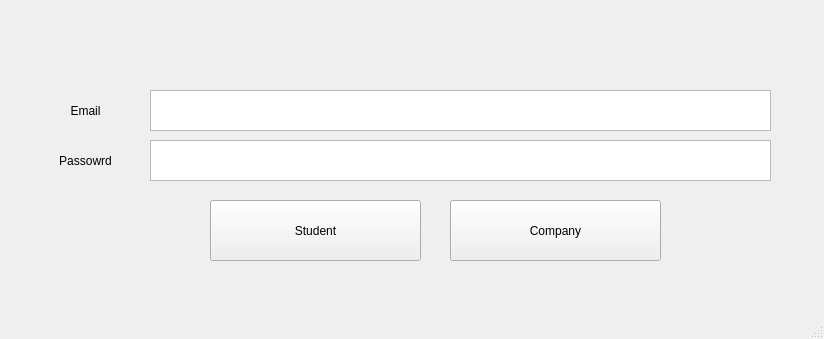
<?xml version="1.0" encoding="UTF-8"?>
<ui version="4.0">
 <class>MainWindow</class>
 <widget class="QMainWindow" name="MainWindow">
  <property name="geometry">
   <rect>
    <x>0</x>
    <y>0</y>
    <width>824</width>
    <height>339</height>
   </rect>
  </property>
  <property name="windowTitle">
   <string>MainWindow</string>
  </property>
  <widget class="QWidget" name="centralwidget">
   <widget class="QTextEdit" name="textEdit">
    <property name="geometry">
     <rect>
      <x>150</x>
      <y>90</y>
      <width>621</width>
      <height>41</height>
     </rect>
    </property>
    <property name="toolTip">
     <string>&lt;html&gt;&lt;head/&gt;&lt;body&gt;&lt;p&gt;name@example.com&lt;/p&gt;&lt;/body&gt;&lt;/html&gt;</string>
    </property>
   </widget>
   <widget class="QTextEdit" name="textEdit_2">
    <property name="geometry">
     <rect>
      <x>150</x>
      <y>140</y>
      <width>621</width>
      <height>41</height>
     </rect>
    </property>
   </widget>
   <widget class="QLabel" name="label">
    <property name="geometry">
     <rect>
      <x>30</x>
      <y>90</y>
      <width>111</width>
      <height>41</height>
     </rect>
    </property>
    <property name="text">
     <string>Email</string>
    </property>
    <property name="alignment">
     <set>Qt::AlignCenter</set>
    </property>
   </widget>
   <widget class="QLabel" name="label_2">
    <property name="geometry">
     <rect>
      <x>30</x>
      <y>140</y>
      <width>111</width>
      <height>41</height>
     </rect>
    </property>
    <property name="maximumSize">
     <size>
      <width>111</width>
      <height>41</height>
     </size>
    </property>
    <property name="text">
     <string>Passowrd</string>
    </property>
    <property name="alignment">
     <set>Qt::AlignCenter</set>
    </property>
   </widget>
   <widget class="QPushButton" name="pushButton">
    <property name="geometry">
     <rect>
      <x>210</x>
      <y>200</y>
      <width>211</width>
      <height>61</height>
     </rect>
    </property>
    <property name="toolTip">
     <string>&lt;html&gt;&lt;head/&gt;&lt;body&gt;&lt;p&gt;Enter as a Student&lt;/p&gt;&lt;/body&gt;&lt;/html&gt;</string>
    </property>
    <property name="text">
     <string>Student</string>
    </property>
   </widget>
   <widget class="QPushButton" name="pushButton_2">
    <property name="geometry">
     <rect>
      <x>450</x>
      <y>200</y>
      <width>211</width>
      <height>61</height>
     </rect>
    </property>
    <property name="toolTip">
     <string>&lt;html&gt;&lt;head/&gt;&lt;body&gt;&lt;p&gt;Enter as a Company&lt;/p&gt;&lt;/body&gt;&lt;/html&gt;</string>
    </property>
    <property name="text">
     <string>Company</string>
    </property>
   </widget>
  </widget>
  <widget class="QMenuBar" name="menubar">
   <property name="geometry">
    <rect>
     <x>0</x>
     <y>0</y>
     <width>824</width>
     <height>26</height>
    </rect>
   </property>
  </widget>
  <widget class="QStatusBar" name="statusbar"/>
 </widget>
 <resources/>
 <connections/>
</ui>
